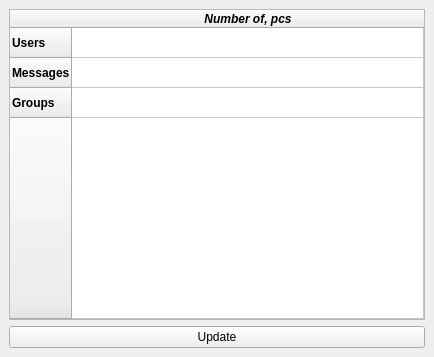
<?xml version="1.0" encoding="UTF-8"?>
<ui version="4.0">
 <class>MainWindow</class>
 <widget class="QMainWindow" name="MainWindow">
  <property name="geometry">
   <rect>
    <x>0</x>
    <y>0</y>
    <width>434</width>
    <height>357</height>
   </rect>
  </property>
  <property name="windowTitle">
   <string>Admin Console</string>
  </property>
  <widget class="QWidget" name="centralwidget">
   <layout class="QVBoxLayout" name="verticalLayout">
    <item>
     <widget class="QTableWidget" name="tableWidget">
      <property name="autoFillBackground">
       <bool>false</bool>
      </property>
      <property name="sizeAdjustPolicy">
       <enum>QAbstractScrollArea::AdjustIgnored</enum>
      </property>
      <attribute name="horizontalHeaderCascadingSectionResizes">
       <bool>false</bool>
      </attribute>
      <attribute name="horizontalHeaderStretchLastSection">
       <bool>true</bool>
      </attribute>
      <attribute name="verticalHeaderCascadingSectionResizes">
       <bool>false</bool>
      </attribute>
      <attribute name="verticalHeaderShowSortIndicator" stdset="0">
       <bool>false</bool>
      </attribute>
      <attribute name="verticalHeaderStretchLastSection">
       <bool>true</bool>
      </attribute>
      <row>
       <property name="text">
        <string>Users</string>
       </property>
       <property name="font">
        <font>
         <weight>75</weight>
         <bold>true</bold>
        </font>
       </property>
      </row>
      <row>
       <property name="text">
        <string>Messages</string>
       </property>
       <property name="font">
        <font>
         <weight>75</weight>
         <bold>true</bold>
        </font>
       </property>
      </row>
      <row>
       <property name="text">
        <string>Groups</string>
       </property>
       <property name="font">
        <font>
         <weight>75</weight>
         <bold>true</bold>
        </font>
       </property>
      </row>
      <row>
       <property name="text">
        <string/>
       </property>
      </row>
      <column>
       <property name="text">
        <string>Number of, pcs</string>
       </property>
       <property name="font">
        <font>
         <weight>75</weight>
         <italic>true</italic>
         <bold>true</bold>
         <underline>false</underline>
         <strikeout>false</strikeout>
        </font>
       </property>
      </column>
      <item row="0" column="0">
       <property name="text">
        <string/>
       </property>
       <property name="font">
        <font>
         <underline>false</underline>
        </font>
       </property>
       <property name="textAlignment">
        <set>AlignLeading|AlignVCenter</set>
       </property>
      </item>
      <item row="2" column="0">
       <property name="text">
        <string/>
       </property>
       <property name="textAlignment">
        <set>AlignCenter</set>
       </property>
      </item>
     </widget>
    </item>
    <item>
     <widget class="QPushButton" name="pushButton">
      <property name="text">
       <string>Update</string>
      </property>
     </widget>
    </item>
   </layout>
  </widget>
 </widget>
 <resources/>
 <connections/>
</ui>
